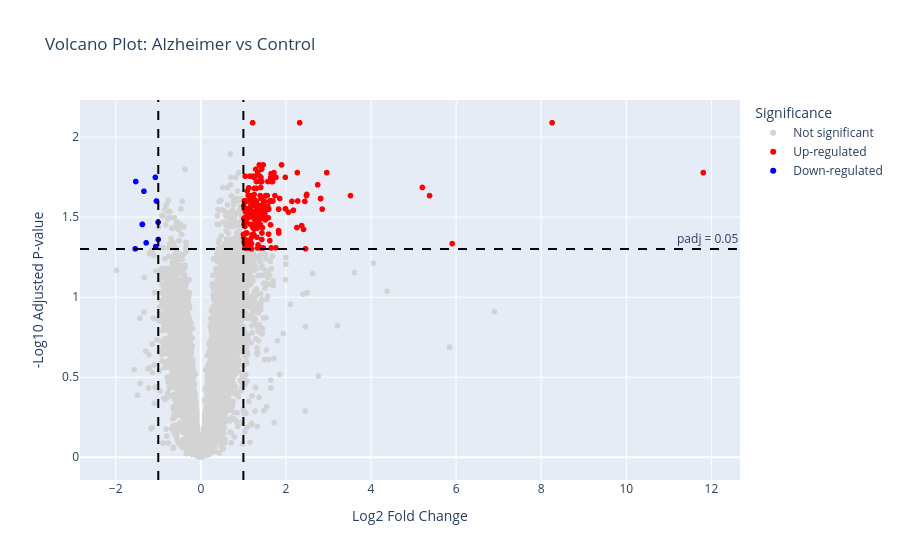

The notebook cell this image was saved under:
### Code cell
import plotly.express as px
import numpy as np

# 1. Usuwamy wiersze z wartościami pustymi (NaN), które algorytm odrzucił
df_plot = results_df.dropna(subset=['padj', 'log2FoldChange']).copy()

# 2. Obliczamy -log10 z p-value (standard na osi Y w Volcano Plot)
df_plot['-log10(padj)'] = -np.log10(df_plot['padj'])

# 3. Kategoryzujemy geny (Up-regulated, Down-regulated, Not significant)
# Przyjmujemy progi: skorygowane p-value < 0.05 oraz zmiana Fold Change min. 2-krotna (log2 > 1 lub < -1)
df_plot['Significance'] = 'Not significant'
df_plot.loc[(df_plot['padj'] < 0.05) & (df_plot['log2FoldChange'] > 1), 'Significance'] = 'Up-regulated'
df_plot.loc[(df_plot['padj'] < 0.05) & (df_plot['log2FoldChange'] < -1), 'Significance'] = 'Down-regulated'

# 4. Rysujemy interaktywny wykres
fig = px.scatter(
    df_plot, 
    x='log2FoldChange', 
    y='-log10(padj)',
    color='Significance',
    color_discrete_map={
        'Up-regulated': 'red', 
        'Down-regulated': 'blue', 
        'Not significant': 'lightgrey'
    },
    hover_name=df_plot.index,  # Nazwa genu po najechaniu myszką
    title='Volcano Plot: Alzheimer vs Control',
    labels={'log2FoldChange': 'Log2 Fold Change', '-log10(padj)': '-Log10 Adjusted P-value'}
)

# 5. Dodajemy linie progowe dla lepszej czytelności
fig.add_hline(y=-np.log10(0.05), line_dash="dash", line_color="black", annotation_text="padj = 0.05")
fig.add_vline(x=1, line_dash="dash", line_color="black")
fig.add_vline(x=-1, line_dash="dash", line_color="black")

# Wyświetlamy
fig.show()

### Figure 1 — Plotly figure (JSON) as saved in the notebook; plotly's stock layout.template omitted (floating-point values rounded to 4 significant figures; data arrays with more than 128 entries replaced by an {"elided": "..."} marker saying what was removed)
{"data": [{"hovertemplate": "<b>%{hovertext}</b><br><br>Significance=Not significant<br>Log2 Fold Change=%{x}<br>-Log10 Adjusted P-value=%{y}<extra></extra>", "hovertext": {"elided": "16642 str values"}, "legendgroup": "Not significant", "marker": {"color": "lightgrey", "symbol": "circle"}, "mode": "markers", "name": "Not significant", "showlegend": true, "type": "scattergl", "x": {"elided": "16642 float values"}, "xaxis": "x", "y": {"elided": "16642 float values"}, "yaxis": "y"}, {"hovertemplate": "<b>%{hovertext}</b><br><br>Significance=Up-regulated<br>Log2 Fold Change=%{x}<br>-Log10 Adjusted P-value=%{y}<extra></extra>", "hovertext": {"elided": "211 str values"}, "legendgroup": "Up-regulated", "marker": {"color": "red", "symbol": "circle"}, "mode": "markers", "name": "Up-regulated", "showlegend": true, "type": "scattergl", "x": {"elided": "211 float values"}, "xaxis": "x", "y": {"elided": "211 float values"}, "yaxis": "y"}, {"hovertemplate": "<b>%{hovertext}</b><br><br>Significance=Down-regulated<br>Log2 Fold Change=%{x}<br>-Log10 Adjusted P-value=%{y}<extra></extra>", "hovertext": ["ENSG00000008118", "ENSG00000122025", "ENSG00000128564", "ENSG00000165124", "ENSG00000165973", "ENSG00000240244", "ENSG00000254363", "ENSG00000254561", "ENSG00000258561", "ENSG00000282091", "ENSG00000287527"], "legendgroup": "Down-regulated", "marker": {"color": "blue", "symbol": "circle"}, "mode": "markers", "name": "Down-regulated", "showlegend": true, "type": "scattergl", "x": [-1.069, -1.372, -1.542, -1.004, -1.001, -1.062, -1.529, -1.285, -1.043, -1.337, -1.377], "xaxis": "x", "y": [1.749, 1.455, 1.302, 1.468, 1.36, 1.316, 1.723, 1.339, 1.601, 1.662, 1.455], "yaxis": "y"}], "layout": {"annotations": [{"showarrow": false, "text": "padj = 0.05", "x": 1, "xanchor": "right", "xref": "x domain", "y": 1.301, "yanchor": "bottom", "yref": "y"}], "legend": {"title": {"text": "Significance"}, "tracegroupgap": 0}, "shapes": [{"line": {"color": "black", "dash": "dash"}, "type": "line", "x0": 0, "x1": 1, "xref": "x domain", "y0": 1.301, "y1": 1.301, "yref": "y"}, {"line": {"color": "black", "dash": "dash"}, "type": "line", "x0": 1, "x1": 1, "xref": "x", "y0": 0, "y1": 1, "yref": "y domain"}, {"line": {"color": "black", "dash": "dash"}, "type": "line", "x0": -1, "x1": -1, "xref": "x", "y0": 0, "y1": 1, "yref": "y domain"}], "title": {"text": "Volcano Plot: Alzheimer vs Control"}, "xaxis": {"anchor": "y", "domain": [0, 1], "title": {"text": "Log2 Fold Change"}}, "yaxis": {"anchor": "x", "domain": [0, 1], "title": {"text": "-Log10 Adjusted P-value"}}}}
